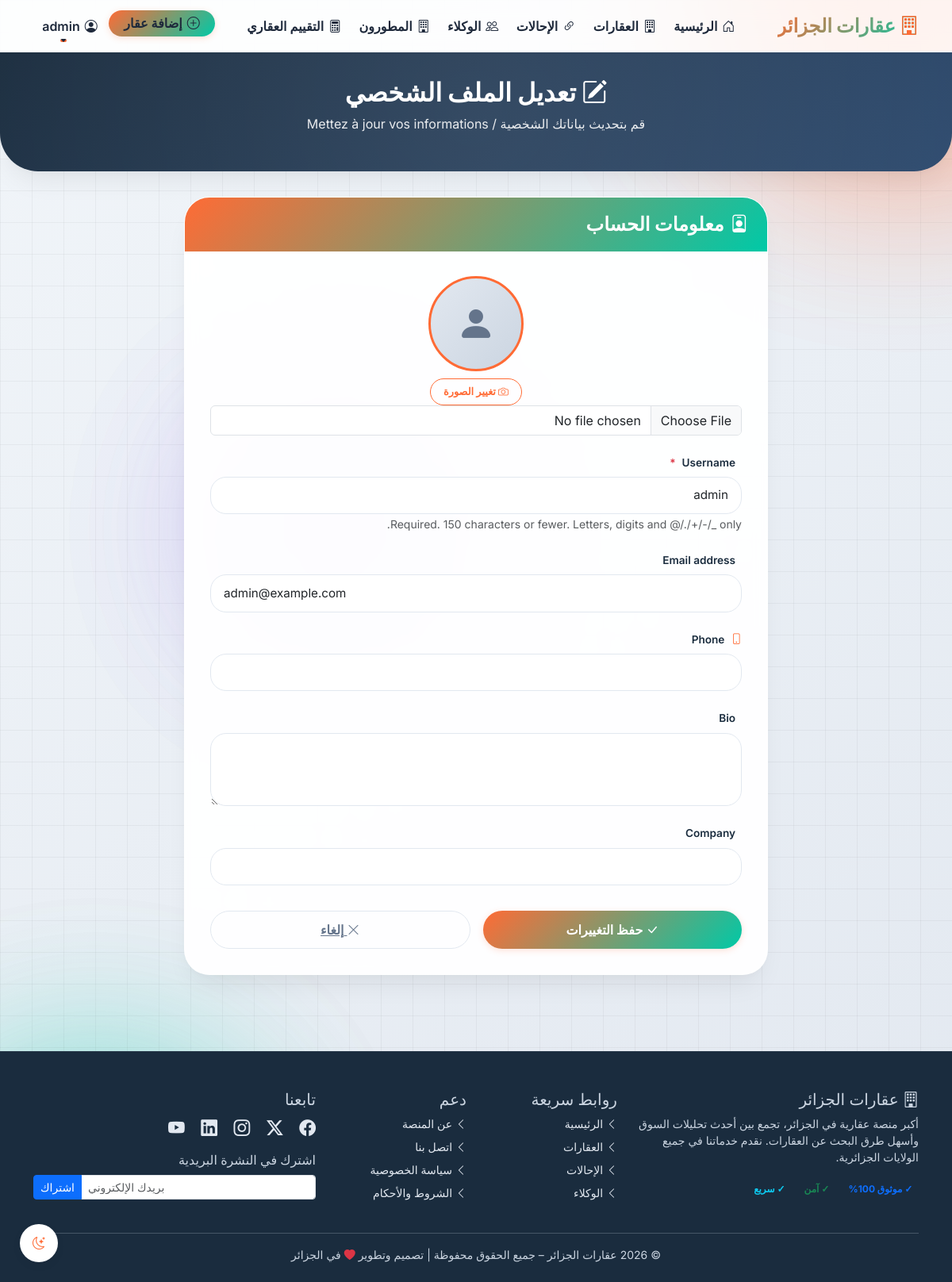
The page /accounts/profile/edit/ (signed in) on the database its author committed.
### accounts/models.py (models this page shows, shortened)
class User(AbstractUser):
    ROLE_CHOICES = (
        ('user', 'مستخدم عادي'),
        ('agent', 'وكيل عقاري'),
        ('developer', 'مطور عقاري'),
        ('advertiser', 'معلن'),
        ('promoter', 'مروج'),
    )
    role = models.CharField(max_length=20, choices=ROLE_CHOICES, default='user')
    phone = models.CharField(max_length=20, blank=True, validators=[validate_phone_number])
    avatar = models.ImageField(upload_to='avatars/%Y/%m/', blank=True, null=True)
    bio = models.TextField(blank=True)
    company = models.CharField(max_length=100, blank=True)
    email_verified = models.BooleanField(default=False)
    phone_verified = models.BooleanField(default=False)
    verification_token = models.UUIDField(default=uuid.uuid4, editable=False, unique=True)
    last_activity = models.DateTimeField(auto_now=True)
    login_count = models.IntegerField(default=0)
    is_active = models.BooleanField(default=True)
    is_blocked = models.BooleanField(default=False)
    block_reason = models.TextField(blank=True)
    class Meta:
        verbose_name = "مستخدم"
        verbose_name_plural = "المستخدمون"
        ordering = ['-date_joined']

### accounts/views.py (the view)
# urls.py: path('profile/edit/', views.profile_edit, name='profile_edit'),
@login_required
def profile_edit(request):
    if request.method == 'POST':
        form = UserProfileForm(request.POST, request.FILES, instance=request.user)
        if form.is_valid():
            user = form.save()
            if user.role == 'agent' and hasattr(user, 'agent_profile'):
                agent = user.agent_profile
                agent.agency_name = request.POST.get('agency_name', '')
                agent.license_number = request.POST.get('license_number', '')
                agent.years_experience = request.POST.get('years_experience') or None
                agent.website = request.POST.get('website', '')
                agent.facebook = request.POST.get('facebook', '')
                agent.instagram = request.POST.get('instagram', '')
                agent.linkedin = request.POST.get('linkedin', '')
                agent.save()
            elif user.role == 'developer' and hasattr(user, 'developer_profile'):
                dev = user.developer_profile
                dev.company_name = request.POST.get('company_name', '')
                dev.license_number = request.POST.get('license_number', '')
                dev.years_experience = request.POST.get('years_experience') or None
                dev.projects_completed = request.POST.get('projects_completed') or 0
                dev.website = request.POST.get('website', '')
                dev.facebook = request.POST.get('facebook', '')
                dev.instagram = request.POST.get('instagram', '')
                dev.linkedin = request.POST.get('linkedin', '')
                dev.save()
            messages.success(request, 'تم تحديث الملف الشخصي بنجاح.')
            return redirect('accounts:profile_view')
        else:
            for error in form.errors.values():
                messages.error(request, error)
    else:
        form = UserProfileForm(instance=request.user)
    return render(request, 'accounts/profile_edit.html', {'form': form})

### templates/accounts/profile_edit.html (shortened to what this page needs)
{% extends 'base.html' %}
{% load static %}
{% block extra_css %}
<link href="https://unpkg.com/aos@2.3.1/dist/aos.css" rel="stylesheet">
{% endblock %}
{% block content %}
<div class="animated-bg">
    <div class="orb orb-1"></div>
</div>
<div class="page-header" data-aos="fade-down">
    <div class="container">
        <h1><i class="bi bi-pencil-square"></i> تعديل الملف الشخصي</h1>
        <p>قم بتحديث بياناتك الشخصية / Mettez à jour vos informations</p>
    </div>
</div>
<div class="container mb-5">
    <div class="row justify-content-center">
        <div class="col-lg-8 col-md-10">
            <div class="edit-card" data-aos="fade-up" data-aos-delay="100">
                <div class="card-header-custom">
                    <h4><i class="bi bi-person-badge"></i> معلومات الحساب</h4>
                </div>
                <div class="card-body-custom">
                    <form method="post" enctype="multipart/form-data" id="profileForm">
                        <div class="avatar-preview">
                            {% if request.user.avatar %}
                                <img src="{{ request.user.avatar.url }}" class="current-avatar" alt="{{ request.user.username }}" id="avatarPreview">
                            {% else %}
                                <div class="avatar-placeholder" id="avatarPreviewPlaceholder">
                                    <i class="bi bi-person-fill"></i>
                                </div>
                            {% endif %}
                            <div class="mt-2">
                                <label for="{{ form.avatar.id_for_label }}" class="btn-outline-custom">
                                    <i class="bi bi-camera"></i> تغيير الصورة
                                </label>
                                {{ form.avatar }}
                            </div>
                        </div>
                        {% for field in form %}
                            {% if field.name != 'avatar' %}
                                <div class="form-group-custom">
                                    <label for="{{ field.id_for_label }}">
                                        <i class="bi bi-{{ field.name|cut:'_' }}"></i>
                                        {{ field.label }}
                                        {% if field.field.required %}<span class="text-danger">*</span>{% endif %}
                                    </label>
                                    {{ field }}
                                    {% if field.help_text %}
                                        <small class="form-text text-muted">{{ field.help_text }}</small>
                                    {% endif %}
                                </div>
                            {% endif %}
                        {% endfor %}
                        <div class="action-buttons">
                            <button type="submit" class="btn-primary-custom" id="submitBtn">
                                <i class="bi bi-check-lg"></i> حفظ التغييرات
                            </button>
                            <a href="{% url 'accounts:profile_view' %}" class="btn-outline-secondary-custom">
                                <i class="bi bi-x-lg"></i> إلغاء
                            </a>
                        </div>
                    </form>
                </div>
            </div>
        </div>
    </div>
</div>
{% endblock %}

### templates/base.html (shortened to what this page needs)
{% load static %}
<!DOCTYPE html>
<html lang="ar" dir="rtl">
<head>
    <link href="https://cdn.jsdelivr.net/npm/bootstrap@5.3.0/dist/css/bootstrap.rtl.min.css" rel="stylesheet">
    <link rel="stylesheet" href="https://cdn.jsdelivr.net/npm/bootstrap-icons@1.11.3/font/bootstrap-icons.min.css">
    <link rel="stylesheet" href="https://unpkg.com/leaflet@1.9.4/dist/leaflet.css">
    <link href="https://unpkg.com/aos@2.3.1/dist/aos.css" rel="stylesheet">
    <link rel="stylesheet" href="https://cdn.jsdelivr.net/npm/swiper@11/swiper-bundle.min.css">
    {% block extra_css %}{% endblock %}
</head>
<body>
<div class="animated-bg">
    <div class="orb orb-1"></div>
</div>
<nav class="navbar navbar-expand-lg fixed-top" id="main-navbar">
    <div class="container">
        <a class="navbar-brand" href="{% url 'home' %}">
            <i class="bi bi-building"></i> عقارات الجزائر
        </a>
        <div class="collapse navbar-collapse" id="navbarNav">
            <ul class="navbar-nav mx-auto mb-2 mb-lg-0">
                <li class="nav-item">
                    <a class="nav-link {% if request.resolver_match.url_name == 'home' %}active{% endif %}" href="{% url 'home' %}">
                        <i class="bi bi-house-door"></i> الرئيسية
                    </a>
                </li>
                <li class="nav-item">
                    <a class="nav-link {% if 'properties' in request.resolver_match.app_name %}active{% endif %}" href="{% url 'properties:property_list' %}">
                        <i class="bi bi-building"></i> العقارات
                    </a>
                </li>
                <li class="nav-item">
                    <a class="nav-link" href="{% url 'rewards:my_links' %}">
                        <i class="bi bi-link-45deg"></i> الإحالات
                    </a>
                </li>
                <li class="nav-item">
                    <a class="nav-link" href="{% url 'accounts:agent_list' %}">
                        <i class="bi bi-people"></i> الوكلاء
                    </a>
                </li>
                <li class="nav-item">
                    <a class="nav-link" href="{% url 'developer_list_global' %}">
                        <i class="bi bi-building"></i> المطورون
                    </a>
                </li>
                <li class="nav-item">
                    <a class="nav-link" href="{% url 'properties:valuation' %}">
                        <i class="bi bi-calculator"></i> التقييم العقاري
                    </a>
                </li>
            </ul>
            <ul class="navbar-nav">
                {% if user.is_authenticated %}
                    <li class="nav-item">
                        <a class="nav-link btn-add-listing" href="{% url 'properties:property_create' %}">
                            <i class="bi bi-plus-circle"></i> إضافة عقار
                        </a>
                    </li>
                    <li class="nav-item dropdown">
                        <a class="nav-link dropdown-toggle" href="#" id="userDropdown" role="button" data-bs-toggle="dropdown" aria-expanded="false">
                            {% if user.avatar %}
                                <img src="{{ user.avatar.url }}" alt="{{ user.username }}" class="rounded-circle me-1" width="28" height="28" style="object-fit: cover;">
                            {% else %}
                                <i class="bi bi-person-circle"></i>
                            {% endif %}
                            {{ user.username|truncatechars:15 }}
                        </a>
                    </li>
                {% endif %}
            </ul>
        </div>
    </div>
</nav>
<main id="main-content">
    {% block content %}{% endblock %}
</main>
<footer class="footer">
    <div class="container">
        <div class="row gy-4">
            <div class="col-md-4">
                <h5><i class="bi bi-building"></i> عقارات الجزائر</h5>
                <p class="small">أكبر منصة عقارية في الجزائر، تجمع بين أحدث تحليلات السوق وأسهل طرق البحث عن العقارات. نقدم خدماتنا في جميع الولايات الجزائرية.</p>
                <div class="mt-2">
                    <span class="badge bg-primary-light text-primary">✓ موثوق 100%</span>
                    <span class="badge bg-success-light text-success mx-1">✓ آمن</span>
                    <span class="badge bg-info-light text-info">✓ سريع</span>
                </div>
            </div>
            <div class="col-md-2">
                <h5>روابط سريعة</h5>
                <ul class="list-unstyled small">
                    <li class="mb-2"><a href="{% url 'home' %}"><i class="bi bi-chevron-left"></i> الرئيسية</a></li>
                    <li class="mb-2"><a href="{% url 'properties:property_list' %}"><i class="bi bi-chevron-left"></i> العقارات</a></li>
                    <li class="mb-2"><a href="{% url 'rewards:my_links' %}"><i class="bi bi-chevron-left"></i> الإحالات</a></li>
                    <li class="mb-2"><a href="{% url 'accounts:agent_list' %}"><i class="bi bi-chevron-left"></i> الوكلاء</a></li>
                </ul>
            </div>
            <div class="col-md-2">
    <h5>دعم</h5>
    <ul class="list-unstyled small">
        <li class="mb-2"><a href="#"><i class="bi bi-chevron-left"></i> عن المنصة</a></li>
        <li class="mb-2"><a href="#"><i class="bi bi-chevron-left"></i> اتصل بنا</a></li>
        <li class="mb-2"><a href="#"><i class="bi bi-chevron-left"></i> سياسة الخصوصية</a></li>
        <li class="mb-2"><a href="#"><i class="bi bi-chevron-left"></i> الشروط والأحكام</a></li>
    </ul>
</div>
            <div class="col-md-4">
                <h5>تابعنا</h5>
                <div class="social-links mb-3">
                    <a href="#" aria-label="Facebook" target="_blank"><i class="bi bi-facebook"></i></a>
                    <a href="#" aria-label="Twitter" target="_blank"><i class="bi bi-twitter-x"></i></a>
                    <a href="#" aria-label="Instagram" target="_blank"><i class="bi bi-instagram"></i></a>
                    <a href="#" aria-label="LinkedIn" target="_blank"><i class="bi bi-linkedin"></i></a>
                    <a href="#" aria-label="YouTube" target="_blank"><i class="bi bi-youtube"></i></a>
                </div>
                <div class="newsletter">
                    <h6 class="mb-2">اشترك في النشرة البريدية</h6>
                    <div class="input-group">
                        <input type="email" class="form-control form-control-sm" placeholder="بريدك الإلكتروني" id="footerNewsletterEmail">
                        <button class="btn btn-primary btn-sm" type="button" id="footerNewsletterBtn">اشتراك</button>
                    </div>
                </div>
            </div>
        </div>
        <hr class="mt-4 bg-secondary">
        <div class="text-center small">
            © 2026 عقارات الجزائر – جميع الحقوق محفوظة | تصميم وتطوير <i class="bi bi-heart-fill text-danger"></i> في الجزائر
        </div>
    </div>
</footer>
<button class="dark-mode-toggle" id="darkModeToggle" aria-label="الوضع الليلي">
    <i class="bi bi-moon-stars"></i>
</button>
</body>
</html>

### rows shown on the page
User: username "admin", form "admin" "admin@example.com"

### other values the page prints
{{ field.label }} "Username" "Email address" "Phone" "Bio" "Company"
{{ field.help_text }} "Required. 150 characters or fewer. Letters, digits and @/./+/-/_ only."
